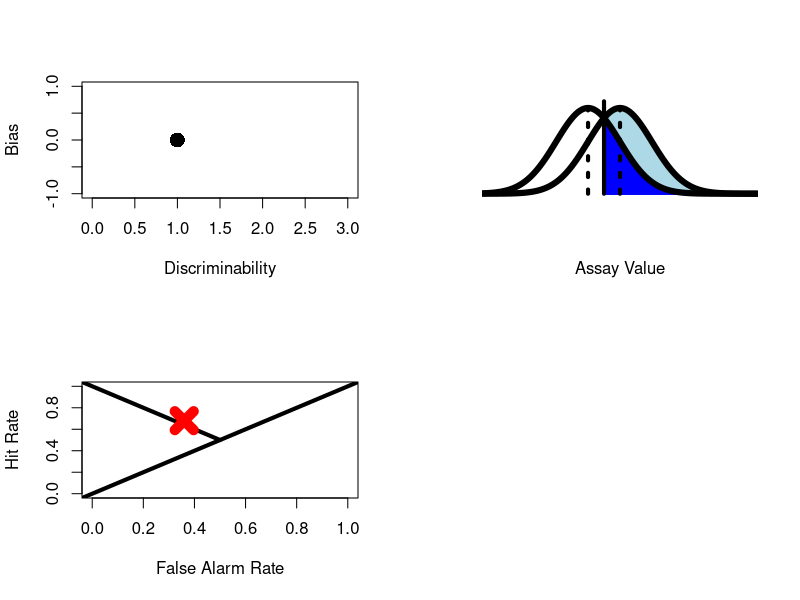

Recreate this plot in R.

# key SDT function you need
raw_sdt=function(n.trials,n.signal,disc,bias){
n.noise=n.trials-n.signal  # calculate number of noise trials
mean1=0   # what is the mean of the noise distribution?
mean2=disc  # what is the mean of the signal distribution?
crit=disc/2+bias # where is the criterion?
#signal.trial=rbinom(n.trials,1,n.signal/n.trials) # just one way to generate signal.trial
signal.trial=c(rep(1,n.signal),rep(0,n.noise))  # specifies which trials are signal and which are noise
ms=(signal.trial==1)*mean2 + (signal.trial==0)*mean1  # calculate the mean of the stimulus generating distribution
stimuli=rnorm(n.trials,mean=ms,1)   # generate the "assay value" or stimulus from the representation
resp=(stimuli>crit)*1 + (stimuli<=crit)*0   # generate a response from the model
hr=mean(resp[signal.trial==1])    # calculate the hit rate
far=mean(resp[signal.trial==0])   # calculate the false alarm rate
list("stim"=signal.trial, "resp"=resp, "hr"=hr, "far"=far)
}

############################################################################### run an 'experiment'

# specify the parameters of the model here
disc=1    # discriminability
bias=0    # bias
crit=disc/2+bias  # just a reparameterization

# specify the experiment here
n.trials=100    # how many trials in the experiment?
n.signal=50     # how many of those trials are signal? (i.e., must be less than n.trials)

data=raw_sdt(n.trials,n.signal,disc,bias) # generate data

############################################################################### plotting

lwd=4

par(mfrow=c(2,2),cex=1)

plot(NA,xlim=c(0,3),ylim=c(-1,1),xlab="Discriminability", ylab="Bias")
points(disc,crit-disc/2,pch=16,cex=2)

xs=seq(-5,8,.001)
ys=sapply(1:2,function(x,xs,mu,sd)dnorm(xs,mu[x],sd[x]),mu=c(0,disc),sd=c(1,1),xs=xs)
matplot(NA,xaxt="n",yaxt="n",bty="n",xlim=c(-3,5),type="l",ylim=c(0,.5),xlab="Assay Value", ylab="")
lines(xs[xs>crit],ys[xs>crit,2],type="h",col="light blue")
lines(xs[xs>crit],ys[xs>crit,1],type="h",col="blue")
matlines(xs,ys,lwd=6,lty=1,col=1)
lines(c(0,0),c(0,.4),lty=3,lwd=4)
lines(c(disc,disc),c(0,.4),lty=3,lwd=4)
lines(c(crit,crit),c(0,.43),lty=1,lwd=4)

far=data$far
hr=data$hr
plot(NA,xlim=c(0,1),ylim=c(0,1),xlab="False Alarm Rate", ylab="Hit Rate")
abline(0,1,lwd=lwd)
lines(c(.5,-1),c(.5,2),lwd=lwd)
points(far,hr,pch=4,cex=2.5,lwd=10,col="red")
